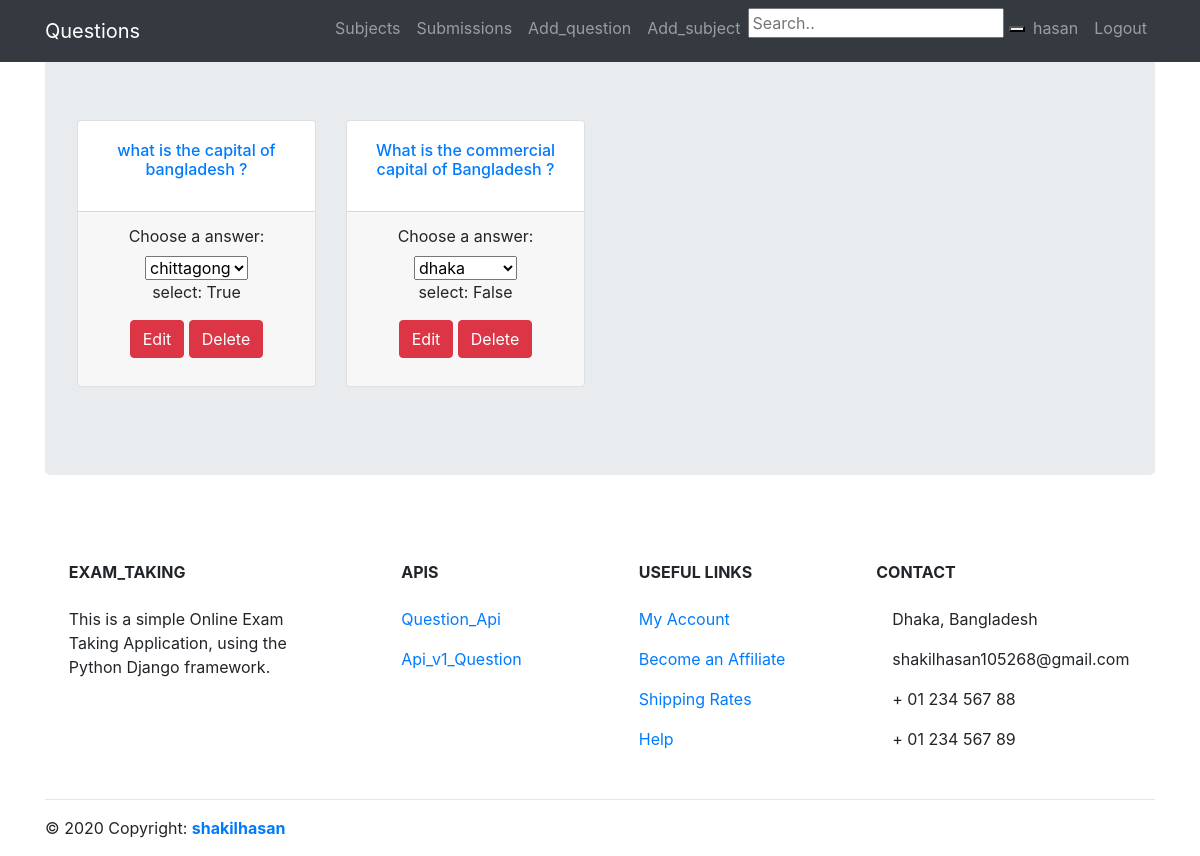
The page /subject_detail/1/ (signed in) on the database its author committed.
### exam/models.py (models this page shows, shortened)
class Question(models.Model):
    name = models.CharField(max_length=100, null=True)
    subject = models.ForeignKey(Subject, related_name="subjects", on_delete=models.CASCADE, null=True)
    select = models.BooleanField(default=False)

### exam/views.py (the view)
# urls.py: path('subject_detail/<int:subject_id>/', views.subject_detail, name='subject_detail'),
@login_required(login_url='/login/')
def subject_detail(request,subject_id):
    template = loader.get_template('exam/question_home.html')
    subject = Subject.objects.get(id=subject_id)
    question = Question.objects.filter(subject=subject)
    choices = Choice.objects.order_by('?')
    context = {
    'question':question,
    'choices':choices,
    }
    return HttpResponse(template.render(context, request))

### exam/templates/exam/question_home.html (shortened to what this page needs)
{% extends 'base.html' %}
{% load static %}
{% block content %}
<div class="row text-center">
{% if user.is_superuser %}
{% for question in question %}
  <div class="col-lg-3 col-md-6 mb-4">
    <div class="card h-100">
      <div class="card-body text-center">
        <a  class="card-title" href="#" ><h6 class="card-title">{{ question.name }}</h6></a>
      </div>
      <div class="card-footer">
        <form  method="post" action="/submission_add/">
            <label for="choice" name="choice">Choose a answer:</label>
            <select id="choice" name="choice" >
              {% for choice in choices %}
              {% if choice.question == question %}
              <option value={{ choice.id }}>{{ choice.name }}</option>
              {% endif %}
              {% endfor %}
          </select><br>
            <p class="card-text">select: {{ question.select }}</p>
            <a class="btn btn-danger" href="{% url 'question_edit' question.id %}">Edit</a>
            <a class="btn btn-danger" href="{% url 'question_delete' question.id %}">Delete</a>
        </form>
      </div>
    </div>
  </div>
{% endfor %}
{% endif %}
</div>
{% endblock %}

### templates/base.html (shortened to what this page needs)
{% load static %}
<html>
   <head>
   {% load staticfiles %}
      <link href="{% static 'css/bootstrap.min.css' %}" rel="stylesheet">
      <link rel="stylesheet" href="{% static 'css/style.css' %}">
   </head>
   <body>
         <div class="page-header page-header-custom " >
            <h1 class="text-center">Exam_Taking</h1>
         </div>
<nav class="navbar navbar-expand-sm bg-dark navbar-dark fixed-top"  >
  <div class="container">
  <a class="navbar-brand" href="{% url 'question_home' %}">Questions</a>
  <div class="collapse navbar-collapse" id="navbarResponsive">
  <ul class="navbar-nav ml-auto">
    {% if user.is_authenticated %}
    <li class="nav-item">
      <a class="nav-link" href="{% url 'subject_home' %}">Subjects</a>
    </li>
    {% if user.is_superuser %}
    <li class="nav-item">
      <a class="nav-link" href="{% url 'submission_home' %}">Submissions</a>
    </li>
    <li class="nav-item">
      <a class="nav-link" href="{% url 'question_add' %}">Add_question</a>
    </li>
    <li class="nav-item">
      <a class="nav-link" href="{% url 'subject_add' %}">Add_subject</a>
    </li>
    {% endif %}
    <li class="nav-item">
      <form method="post" action="/" enctype="multipart/form-data">
        <input type="text" placeholder="Search.." name="search">
        <button type="submit"></button>
      </form>
    </li>
    <li class="nav-item">
      <a class="nav-link" >{{user.username}}</a>
    </li>
    <li class="nav-item">
      <a class="nav-link" href="{% url 'logout' %}" >Logout</a>
    </li>
    {% endif %}
  </ul>
</div>
</div>
</nav>
<div class="container">
      <div class="jumbotron">
         {% block content %}
         {% endblock %}
      </div>
</div>
<footer class="page-footer font-small mdb-color pt-4">
  <div class="container text-center text-md-left">
    <div class="row text-center text-md-left mt-3 pb-3">
      <div class="col-md-3 col-lg-3 col-xl-3 mx-auto mt-3">
        <h6 class="text-uppercase mb-4 font-weight-bold">Exam_Taking</h6>
        <p>This is a simple Online Exam Taking Application, using the Python Django framework.</p>
      </div>
      <div class="col-md-2 col-lg-2 col-xl-2 mx-auto mt-3">
        {% if user.is_superuser %}
        <h6 class="text-uppercase mb-4 font-weight-bold">APIs</h6>
        <p>  <a href="{% url 'question_api' %}">Question_Api</a>  </p>
        <p>  <a id="api_v1_question" href="#">Api_v1_Question</a>  </p>
        {% else %}
        <h6 class="text-uppercase mb-4 font-weight-bold">Products</h6>
        <p>  <a href="#">Product1</a>  </p>
        <p>  <a href="#">Product2</a>  </p>
        {% endif %}
      </div>
      <div class="col-md-3 col-lg-2 col-xl-2 mx-auto mt-3">
        <h6 class="text-uppercase mb-4 font-weight-bold">Useful links</h6>
        <p>  <a href="#!">My Account</a>  </p>
        <p>  <a href="#!">Become an Affiliate</a>  </p>
        <p>  <a href="#!">Shipping Rates</a>  </p>
        <p>  <a href="#!">Help</a></p>
      </div>
      <div class="col-md-4 col-lg-3 col-xl-3 mx-auto mt-3">
        <h6 class="text-uppercase mb-4 font-weight-bold">Contact</h6>
        <p> Dhaka, Bangladesh</p>
        <p> shakilhasan105268@gmail.com</p>
        <p>   + 01 234 567 88</p>
        <p>   + 01 234 567 89</p>
      </div>
    </div>
    <hr>
    <div class="row d-flex align-items-center">
      <div class="col-md-7 col-lg-8">
        <p class="text-center text-md-left">© 2020 Copyright:  <a href="#">  <strong>shakilhasan</strong></a>  </p>
      </div>
      <div class="col-md-5 col-lg-4 ml-lg-0">
        <div class="text-center text-md-right">
          <ul class="list-unstyled list-inline">
            <li class="list-inline-item">
              <a class="btn-floating btn-sm rgba-white-slight mx-1">
              </a>
            </li>
            <li class="list-inline-item">
              <a class="btn-floating btn-sm rgba-white-slight mx-1">
              </a>
            </li>
            <li class="list-inline-item">
              <a class="btn-floating btn-sm rgba-white-slight mx-1">
              </a>
            </li>
            <li class="list-inline-item">
              <a class="btn-floating btn-sm rgba-white-slight mx-1">
              </a>
            </li>
          </ul>
        </div>
      </div>
    </div>
  </div>
</footer>
    </body>
</html>

### rows shown on the page
Question: name "what is the capital of bangladesh ?", select "True"
Question: name "What is the commercial capital of Bangladesh ?", select "False"

### other values the page prints
{{ user.username }} "hasan"
form field choice "chittagong"
form field choice "dhaka"
